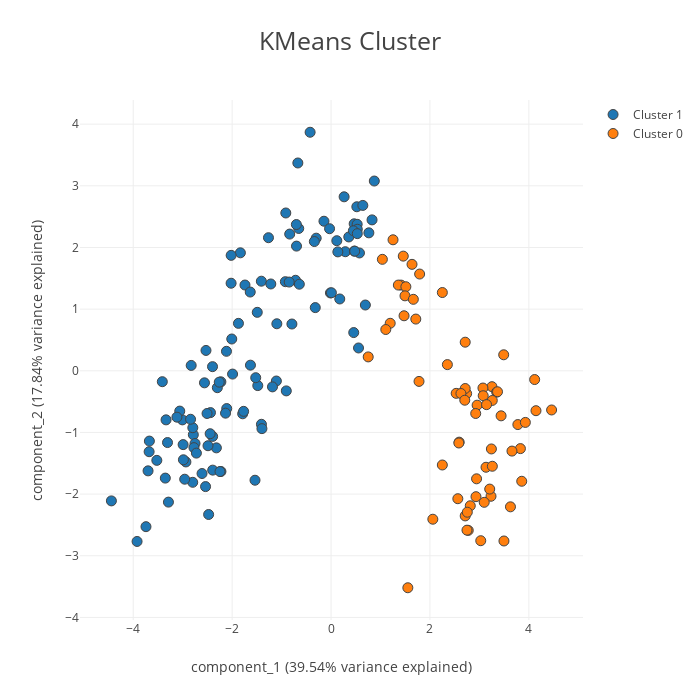

Here is the notebook cell this chart was saved with:
### Markdown cell above
## KMeans - Selecting number of clusters

### Code cell
cluster(df, kwargs={'n_clusters':2})
